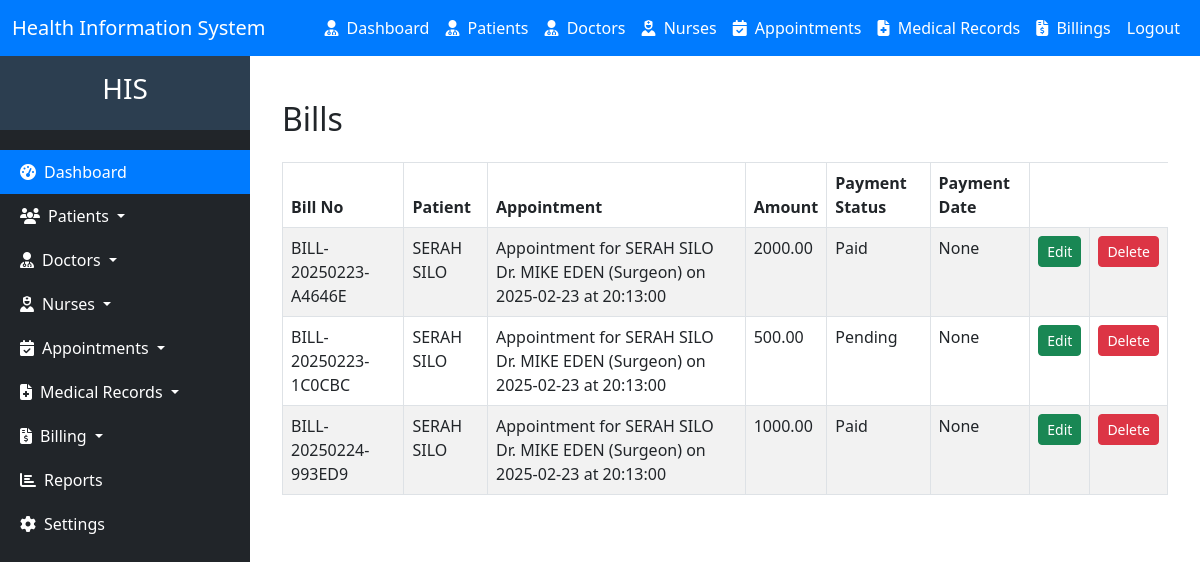
Page /bill/list (signed in) on the committed database.
### hms/models.py (models this page shows, shortened)
class Billing(models.Model):
    patient = models.ForeignKey(Patient, on_delete=models.CASCADE, related_name='bills')
    appointment = models.ForeignKey(Appointment, on_delete=models.SET_NULL, null=True, blank=True, related_name='bills')
    bill_number = models.CharField(max_length=20, unique=True, editable=False)  # Auto-generated bill number
    DESCRIPTION_CHOICES = [
        ('Consultation Fee', 'Consultation Fee'),
        ('Lab Tests', 'Lab Tests'),
        ('Medication', 'Medication'),
        ('Other', 'Other'),
    ]
    description = models.CharField(max_length=20, choices=DESCRIPTION_CHOICES)
    amount = models.DecimalField(max_digits=10, decimal_places=2)
    date_issued = models.DateField(auto_now_add=True)
    due_date = models.DateField()
    PAYMENT_STATUS_CHOICES = [
        ('Pending', 'Pending'),
        ('Paid', 'Paid'),
        ('Cancelled', 'Cancelled'),
    ]
    payment_status = models.CharField(max_length=20, choices=PAYMENT_STATUS_CHOICES, default='Pending')
    PAYMENT_METHOD_CHOICES = [
        ('Cash', 'Cash'),
        ('M-Pesa', 'M-Pesa'),
        ('Insurance', 'Insurance'),
        ('Other', 'Other'),
    ]
    payment_method = models.CharField(max_length=20, choices=PAYMENT_METHOD_CHOICES, blank=True, null=True)
    mpesa_transaction_id = models.CharField(max_length=50, blank=True, null=True)
    mpesa_transaction_date = models.DateTimeField(blank=True, null=True)
    created_at = models.DateTimeField(auto_now_add=True)
    updated_at = models.DateTimeField(auto_now=True)

class Patient(models.Model):
    national_id = models.CharField(max_length=20, unique=True, blank=True, null=True, validators=[RegexValidator(r'^\d{1,10}$', message='Only digits are allowed')])
    first_name = models.CharField(max_length=50)
    last_name = models.CharField(max_length=50)
    date_of_birth = models.DateField()
    GENDER_CHOICES = [
        ('M', 'Male'),
        ('F', 'Female'),
    ]
    gender = models.CharField(max_length=1, choices=GENDER_CHOICES)
    phone_number = models.CharField(max_length=15, blank=True, null=True, validators=[RegexValidator(regex='^\+?1?\d{9,15}$', message='Phone number must be in the format: +254712345678.')])
    email = models.EmailField(max_length=50, blank=True, null=True)
    address = models.CharField(max_length=100, blank=True, null=True)
    blood_group = models.CharField(
        max_length=3,
        blank=True,
        null=True,
        choices=[
            ('A+', 'A+'),
            ('A-', 'A-'),
            ('B+', 'B+'),
            ('B-', 'B-'),
            ('AB+', 'AB+'),
            ('AB-', 'AB-'),
            ('O+', 'O+'),
            ('O-', 'O-'),
        ]
    )
    medical_history = models.TextField(blank=True, null=True)
    emergency_contact_name = models.CharField(max_length=100, blank=True, null=True)
    emergency_contact_phone = models.CharField(
        max_length=15,
        blank=True,
        null=True,
        validators=[RegexValidator(regex='^\+?1?\d{9,15}$', message='Phone number must be in the format: +254712345678.')]
    )
    created_at = models.DateTimeField(auto_now_add=True)
    updated_at = models.DateTimeField(auto_now=True)
    def __str__(self):
        return f"{self.first_name} {self.last_name}"

class Appointment(models.Model):
    patient = models.ForeignKey(Patient, on_delete=models.CASCADE)
    doctor = models.ForeignKey(Doctor, on_delete=models.CASCADE)
    nurse = models.ForeignKey(Nurse, on_delete=models.CASCADE, blank=True, null=True)
    date = models.DateField()
    time = models.TimeField()
    STATUS_CHOICES = [
        ('pending', 'Pending'),
        ('approved', 'Approved'),
        ('canceled', 'Canceled'),
        ('completed', 'Completed'),
    ]
    status = models.CharField(max_length=20, choices=STATUS_CHOICES, default='pending')
    created_at = models.DateTimeField(auto_now_add=True)
    updated_at = models.DateTimeField(auto_now=True)
    def __str__(self):
        return f"Appointment for {self.patient} {self.doctor} on {self.date} at {self.time}"

class Doctor(models.Model):
    national_id = models.CharField(max_length=20, unique=True, validators=[RegexValidator(r'^\d{1,10}$', message='Only digits are allowed')])
    first_name = models.CharField(max_length=50)
    last_name = models.CharField(max_length=50)
    date_of_birth = models.DateField()
    GENDER_CHOICES = [
        ('M', 'Male'),
        ('F', 'Female'),
    ]
    gender = models.CharField(max_length=1, choices=GENDER_CHOICES)
    phone_number = models.CharField(max_length=15, validators=[RegexValidator(regex='^\+?1?\d{9,15}$', message='Phone number must be in the format: +254712345678.')])
    email = models.EmailField(max_length=50)
    address = models.CharField(max_length=100)
    specialization = models.ForeignKey(Specialization, on_delete=models.CASCADE, related_name='doctors')
    license_number = models.CharField(
        max_length=20,
        unique=True,
        validators=[RegexValidator(regex='^[A-Za-z0-9]{5,20}$', message='License number must be alphanumeric and 5-20 characters long.')]
    )
    years_of_experience = models.PositiveIntegerField()
    department = models.ForeignKey(Department, on_delete=models.CASCADE, related_name='doctors')
    created_at = models.DateTimeField(auto_now_add=True)
    updated_at = models.DateTimeField(auto_now=True)
    def __str__(self):
        return f"Dr. {self.first_name} {self.last_name} ({self.specialization.name})"

class Specialization(models.Model):
    name = models.CharField(max_length=100, unique=True)
    description = models.TextField(blank=True, null=True)
    department = models.ForeignKey(Department, on_delete=models.CASCADE, related_name='specializations')  # Make it non-nullable
    created_at = models.DateTimeField(auto_now_add=True)
    updated_at = models.DateTimeField(auto_now=True)

### hms/views.py (the view)
# urls.py: path("bill/list", views.bill_list, name="bill_list"),
@login_required
def bill_list(request):
    bills = Billing.objects.all()
    return render(request, 'bill_list.html', {'bills': bills})

### hms/templates/bill_list.html (shortened to what this page needs)
{% extends 'base.html'%}
{% block content %}
<div class="container mt-4">
    <h2 class="mb-4">Bills</h2>
    <table class="table table-striped table-bordered">
        <thead>
            <tr>
                <th>Bill No</th>
                <th>Patient</th>
                <th>Appointment</th>
                <th>Amount</th>
                <th>Payment Status</th>
                <th>Payment Date</th>
            </tr>
        </thead>
        <tbody>
            {% for bill in bills %}
            <tr>
                <td>{{ bill.bill_number }}</td>
                <td>{{ bill.patient }}</td>
                <td>{{ bill.appointment }}</td>
                <td>{{ bill.amount }}</td>
                <td>{{ bill.payment_status }}</td>
                <td>{{ bill.mpesa_transaction_date }}</td>
                <td><a href="{% url 'bill_update' bill.id %}" class="btn btn-success btn-sm">Edit</a></td>
                <td><a href="{% url 'bill_delete' bill.id %}" class="btn btn-danger btn-sm">Delete</a></td>
            </tr>
            {% endfor %}
        </tbody>
    </table>
</div>
{% endblock %}

### rows in the picture
Billing: bill_number "BILL-20250223-A4646E", patient "SERAH SILO", appointment "Appointment for SERAH SILO Dr. MIKE EDEN (Surgeon) on 2025-02-23 at 20:13:00", amount "2000.00", payment_status "Paid", mpesa_transaction_date "None"
Billing: bill_number "BILL-20250223-1C0CBC", patient "SERAH SILO", appointment "Appointment for SERAH SILO Dr. MIKE EDEN (Surgeon) on 2025-02-23 at 20:13:00", amount "500.00", payment_status "Pending", mpesa_transaction_date "None"
Billing: bill_number "BILL-20250224-993ED9", patient "SERAH SILO", appointment "Appointment for SERAH SILO Dr. MIKE EDEN (Surgeon) on 2025-02-23 at 20:13:00", amount "1000.00", payment_status "Paid", mpesa_transaction_date "None"
